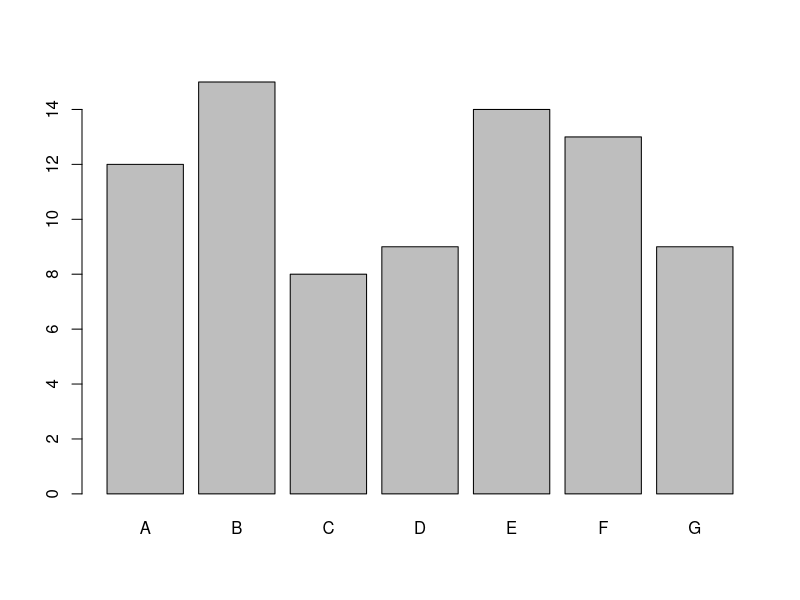

Generate this figure with R:

x11()

heights <- c(  12, 15, 8, 9, 14, 13, 9 )

barplot(
  heights,
  names = c( 'A', 'B', 'C', 'D', 'E', 'F', 'G'  )
)


# wait for mouse click or enter pressed
z <- locator(1)
